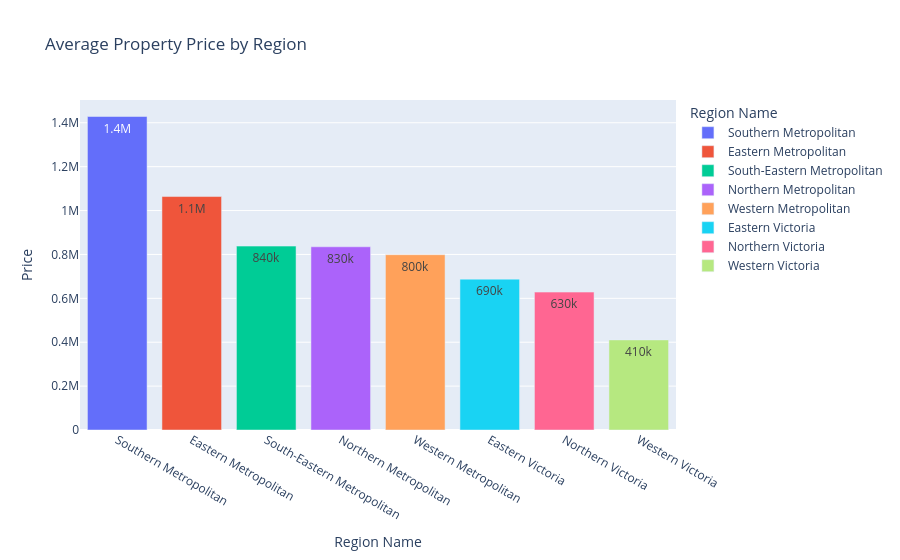

Notebook cell for this chart:
### Code cell
px.bar(data_frame=avg_by_region, x='Regionname', y='Price',
       color='Regionname', text_auto='.2s',
       title='Average Property Price by Region',labels={'Regionname': 'Region Name'})

### Figure 1 — Plotly figure (JSON) as saved in the notebook; plotly's stock layout.template omitted (floating-point values rounded to 4 significant figures)
{"data": [{"hovertemplate": "Region Name=%{x}<br>Price=%{y}<extra></extra>", "legendgroup": "Southern Metropolitan", "marker": {"color": "#636efa", "pattern": {"shape": ""}}, "name": "Southern Metropolitan", "orientation": "v", "showlegend": true, "textposition": "auto", "texttemplate": "%{y:.2s}", "type": "bar", "x": ["Southern Metropolitan"], "xaxis": "x", "y": [1429000.0], "yaxis": "y"}, {"hovertemplate": "Region Name=%{x}<br>Price=%{y}<extra></extra>", "legendgroup": "Eastern Metropolitan", "marker": {"color": "#EF553B", "pattern": {"shape": ""}}, "name": "Eastern Metropolitan", "orientation": "v", "showlegend": true, "textposition": "auto", "texttemplate": "%{y:.2s}", "type": "bar", "x": ["Eastern Metropolitan"], "xaxis": "x", "y": [1064000.0], "yaxis": "y"}, {"hovertemplate": "Region Name=%{x}<br>Price=%{y}<extra></extra>", "legendgroup": "South-Eastern Metropolitan", "marker": {"color": "#00cc96", "pattern": {"shape": ""}}, "name": "South-Eastern Metropolitan", "orientation": "v", "showlegend": true, "textposition": "auto", "texttemplate": "%{y:.2s}", "type": "bar", "x": ["South-Eastern Metropolitan"], "xaxis": "x", "y": [838000.0], "yaxis": "y"}, {"hovertemplate": "Region Name=%{x}<br>Price=%{y}<extra></extra>", "legendgroup": "Northern Metropolitan", "marker": {"color": "#ab63fa", "pattern": {"shape": ""}}, "name": "Northern Metropolitan", "orientation": "v", "showlegend": true, "textposition": "auto", "texttemplate": "%{y:.2s}", "type": "bar", "x": ["Northern Metropolitan"], "xaxis": "x", "y": [834900.0], "yaxis": "y"}, {"hovertemplate": "Region Name=%{x}<br>Price=%{y}<extra></extra>", "legendgroup": "Western Metropolitan", "marker": {"color": "#FFA15A", "pattern": {"shape": ""}}, "name": "Western Metropolitan", "orientation": "v", "showlegend": true, "textposition": "auto", "texttemplate": "%{y:.2s}", "type": "bar", "x": ["Western Metropolitan"], "xaxis": "x", "y": [798800.0], "yaxis": "y"}, {"hovertemplate": "Region Name=%{x}<br>Price=%{y}<extra></extra>", "legendgroup": "Eastern Victoria", "marker": {"color": "#19d3f3", "pattern": {"shape": ""}}, "name": "Eastern Victoria", "orientation": "v", "showlegend": true, "textposition": "auto", "texttemplate": "%{y:.2s}", "type": "bar", "x": ["Eastern Victoria"], "xaxis": "x", "y": [687500.0], "yaxis": "y"}, {"hovertemplate": "Region Name=%{x}<br>Price=%{y}<extra></extra>", "legendgroup": "Northern Victoria", "marker": {"color": "#FF6692", "pattern": {"shape": ""}}, "name": "Northern Victoria", "orientation": "v", "showlegend": true, "textposition": "auto", "texttemplate": "%{y:.2s}", "type": "bar", "x": ["Northern Victoria"], "xaxis": "x", "y": [628400.0], "yaxis": "y"}, {"hovertemplate": "Region Name=%{x}<br>Price=%{y}<extra></extra>", "legendgroup": "Western Victoria", "marker": {"color": "#B6E880", "pattern": {"shape": ""}}, "name": "Western Victoria", "orientation": "v", "showlegend": true, "textposition": "auto", "texttemplate": "%{y:.2s}", "type": "bar", "x": ["Western Victoria"], "xaxis": "x", "y": [410600.0], "yaxis": "y"}], "layout": {"barmode": "relative", "legend": {"title": {"text": "Region Name"}, "tracegroupgap": 0}, "title": {"text": "Average Property Price by Region"}, "xaxis": {"anchor": "y", "categoryarray": ["Southern Metropolitan", "Eastern Metropolitan", "South-Eastern Metropolitan", "Northern Metropolitan", "Western Metropolitan", "Eastern Victoria", "Northern Victoria", "Western Victoria"], "categoryorder": "array", "domain": [0, 1], "title": {"text": "Region Name"}}, "yaxis": {"anchor": "x", "domain": [0, 1], "title": {"text": "Price"}}}}
